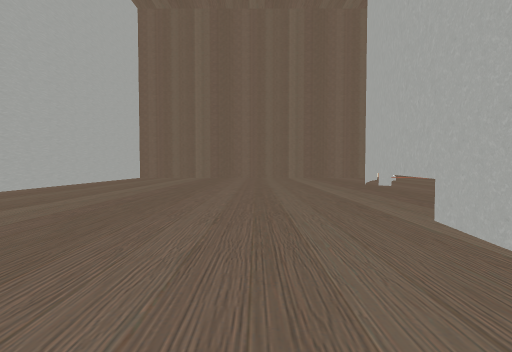
view 1 (above)

16 first-person views from a walk through a 3-D level made in the Unity game engine. The camera is 0.34 m above the floor, tilts 2° down and sees 85° across. The floor is counted in squares, 1 m on a side. Each view is taken from the middle of a square. On the plan, view 1 faces up. The plan holds only what a view shows up to about 9 squares ahead; the rest is blank. The place goes on beyond the plan. Some animated figures are left out. Some surface patterns are stand-ins.

view 2
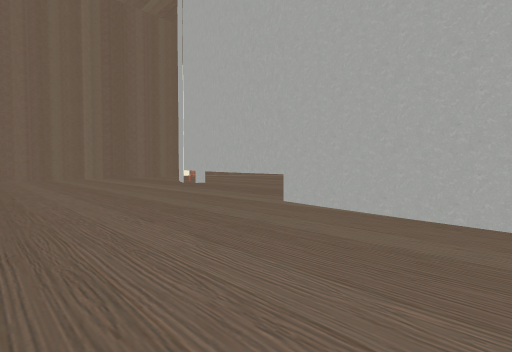

view 3
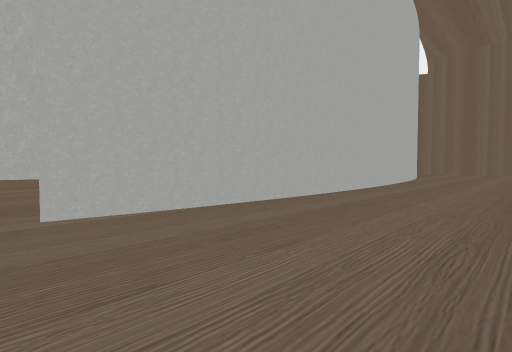

view 4
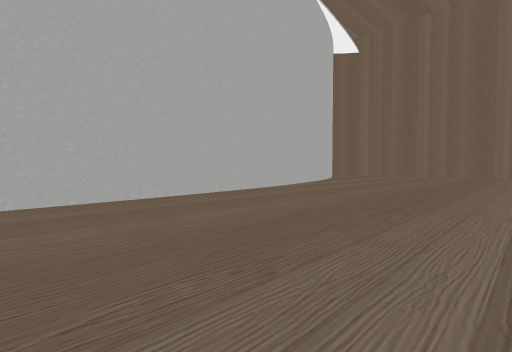

view 5
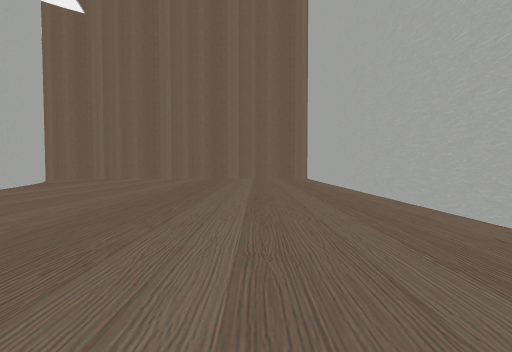

view 6
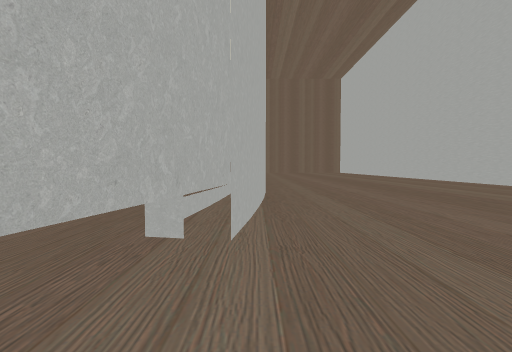

view 7
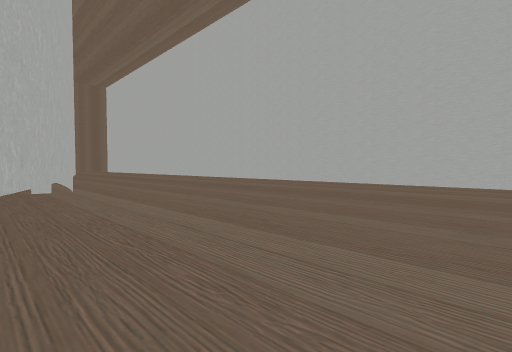

view 8
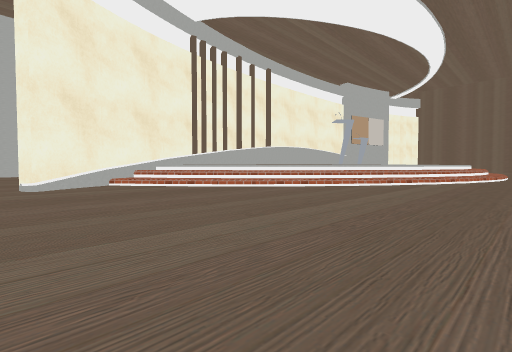

view 9
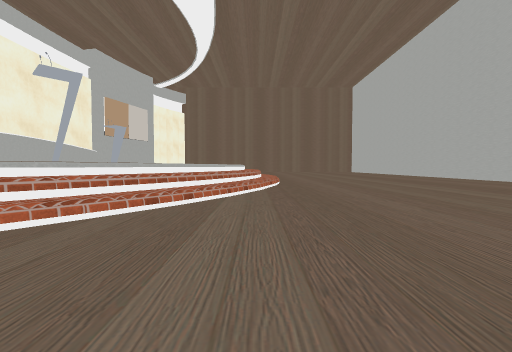

view 10
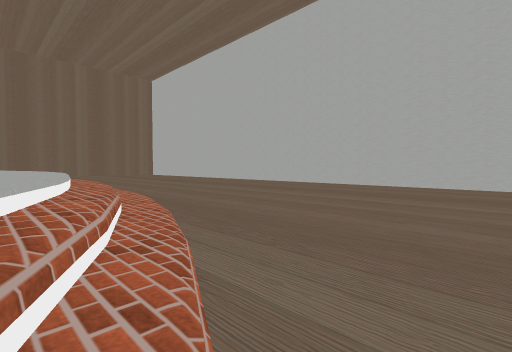

view 11
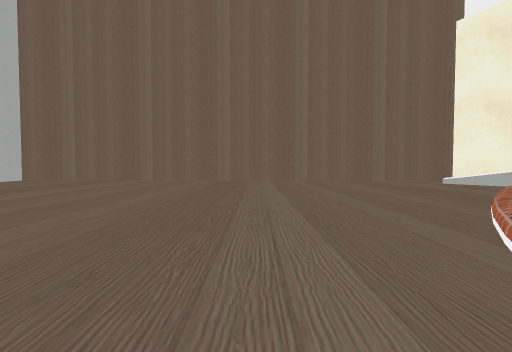

view 12
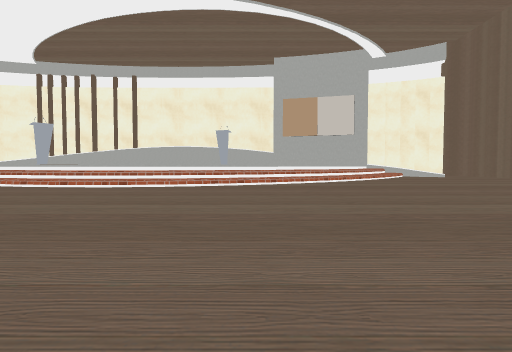

view 13
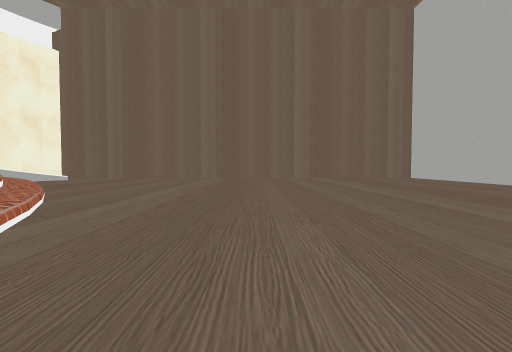

view 14
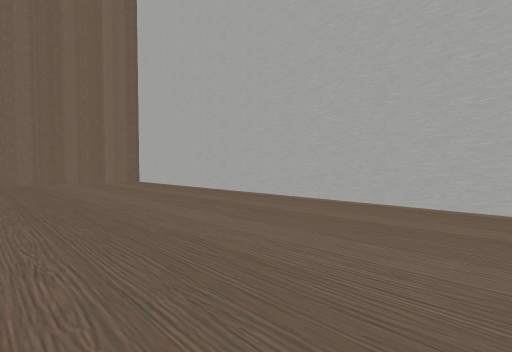

view 15
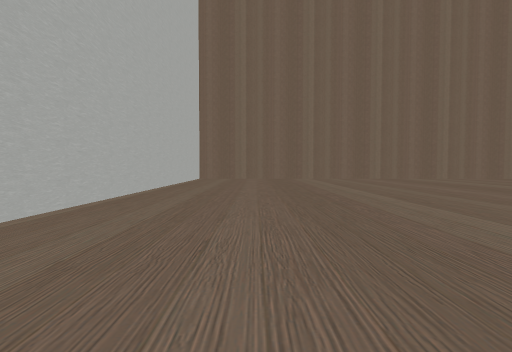

view 16
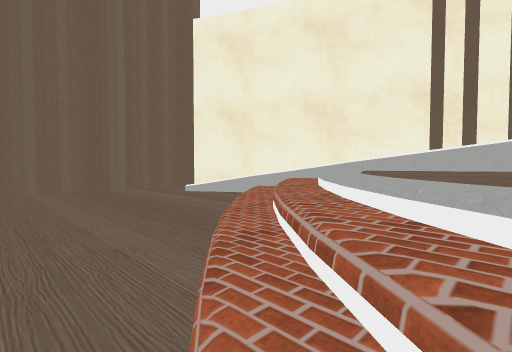

### Floor plan
Key: @ floor where view 1 was taken; # wall or solid block; x gap in a wall; . floor; / step, stairs or slope; = window, fence, low wall or low ledge; ^ raised ledge; O other object.
Columns run from 4 left of view 1 to 13 right of it. Each row starts with its distance up from view 1.
  8 ##################
  7 #......x.........#
  6 #......#.........#
  5 #.....#^=........#
  4 #.....#^^........#
  3 #.....# ^^.......#
  2 #....#^  ^^......#
  1 #....#    ^=.....#
  0 #...@#    ^^.....#
 -1 #....#    ^^.....#
 -2 #....#    ^^.....#
 -3 #....#    ^^.....#
 -4 #....#  ^ ^=.....#
 -5 #....#  ^O^......#
 -6 #....#^^^^/......#
 -7 #.....#^^^.......#
 -8 #.....#^^........#
 -9 #.....#^.........#
-10 #......#.........#
-11 #................#
-12 ##################

Positions as (right, up) in squares from view 1, and headings:
1: (0, 0), facing up
2: (-1, 0), facing up-right
3: (-1, 2), facing down-right
4: (-2, -2), facing down-right
5: (-2, -4), facing down
6: (1, 3), facing down
7: (2, 6), facing down-left
8: (8, -11), facing up-left
9: (7, -8), facing up
10: (6, -6), facing up-right
11: (7, -5), facing down
12: (12, 1), facing left
13: (8, 0), facing up
14: (10, 2), facing up-right
15: (11, -4), facing down
16: (6, -6), facing down-left
